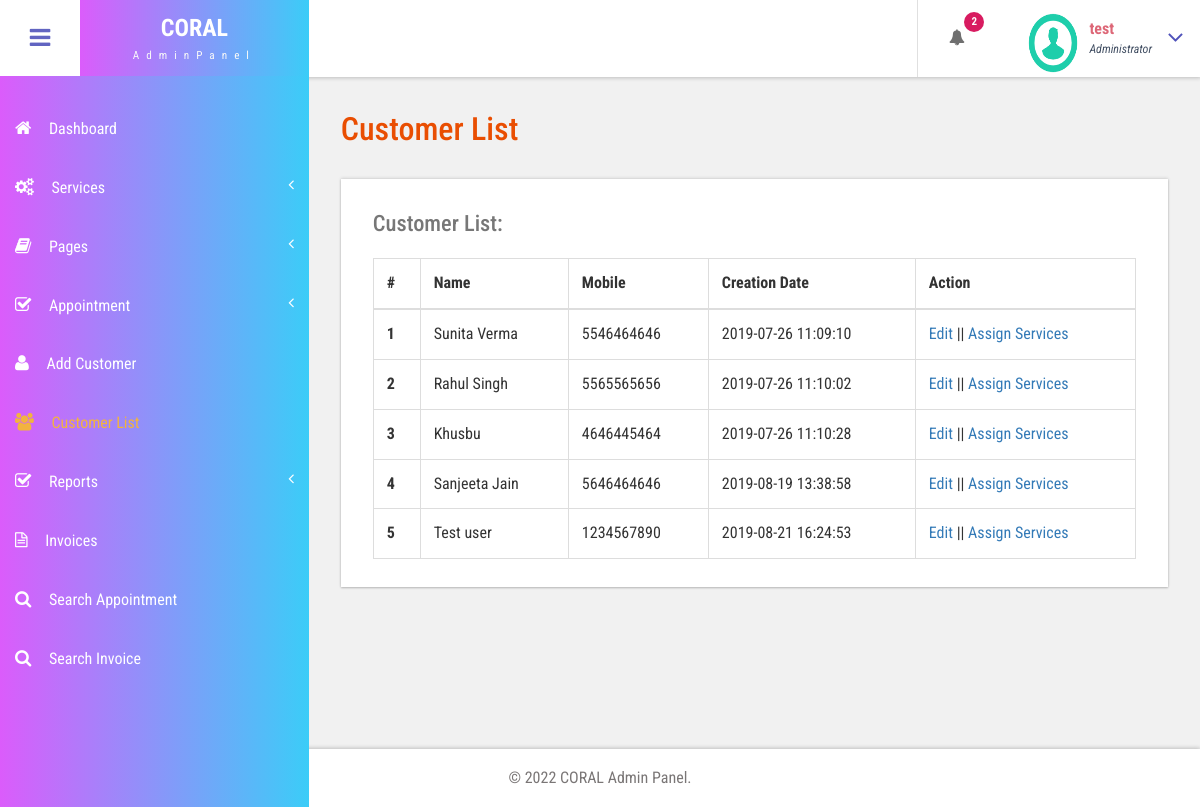
The app's page /admin/customer-list.php (signed in) with its own data.
### tables this page shows
CREATE TABLE `tblcustomers` (
  `ID` int(10) NOT NULL,
  `Name` varchar(120) DEFAULT NULL,
  `Email` varchar(200) DEFAULT NULL,
  `MobileNumber` bigint(11) DEFAULT NULL,
  `Gender` enum('Female','Male','Transgender') DEFAULT NULL,
  `Details` mediumtext DEFAULT NULL,
  `CreationDate` timestamp NULL DEFAULT current_timestamp(),
  `UpdationDate` timestamp NULL DEFAULT NULL ON UPDATE current_timestamp()
);

### admin/customer-list.php (the view, shortened to what this page needs)
<?php
include('includes/dbconnection.php');
if (strlen($_SESSION['bpmsaid']==0)) {
  header('location:logout.php');
  } else{
  ?>
<!DOCTYPE HTML>
<html>
<head>
<link href="css/bootstrap.css" rel='stylesheet' type='text/css' />
<link href="css/style.css" rel='stylesheet' type='text/css' />
<link href="css/font-awesome.css" rel="stylesheet">
<link href="css/animate.css" rel="stylesheet" type="text/css" media="all">
<link href="css/custom.css" rel="stylesheet">
</head>
<body class="cbp-spmenu-push">
	<div class="main-content">
		 <?php include_once('includes/sidebar.php');?>
		 <?php include_once('includes/header.php');?>
		<div id="page-wrapper">
			<div class="main-page">
				<div class="tables">
					<h3 class="title1">Customer List</h3>
					<div class="table-responsive bs-example widget-shadow">
						<h4>Customer List:</h4>
						<table class="table table-bordered"> <thead> <tr> <th>#</th> <th>Name</th> <th>Mobile</th> <th>Creation Date</th><th>Action</th> </tr> </thead> <tbody>
<?php
$ret=mysqli_query($con,"select *from  tblcustomers");
$cnt=1;
while ($row=mysqli_fetch_array($ret)) {
?>
						 <tr> <th scope="row"><?php echo $cnt;?></th> <td><?php  echo $row['Name'];?></td> <td><?php  echo $row['MobileNumber'];?></td><td><?php  echo $row['CreationDate'];?></td> <td><a href="edit-customer-detailed.php?editid=<?php echo $row['ID'];?>">Edit</a>  ||  <a href="add-customer-services.php?addid=<?php echo $row['ID'];?>">Assign Services</a></td> </tr>   <?php
$cnt=$cnt+1;
}?></tbody> </table>
					</div>
				</div>
			</div>
		</div>
		 <?php include_once('includes/footer.php');?>
	</div>
</body>
</html>
<?php }  ?>

### admin/includes/header.php (shortened to what this page needs)
<div class="sticky-header header-section ">
      <div class="header-left">
        <button id="showLeftPush"><i class="fa fa-bars"></i></button>
        <div class="logo">
          <a href="dashboard.php">
            <h1>CORAL</h1>
            <span>AdminPanel</span>
          </a>
        </div>
        <div class="clearfix"> </div>
      </div>
      <div class="header-right">
        <div class="profile_details_left">
          <ul class="nofitications-dropdown">
            <?php
$ret1=mysqli_query($con,"select ID,Name from  tblappointment where Status=''");
$num=mysqli_num_rows($ret1);
?>
            <li class="dropdown head-dpdn">
              <a href="#" class="dropdown-toggle" data-toggle="dropdown" aria-expanded="false"><i class="fa fa-bell"></i><span class="badge blue"><?php echo $num;?></span></a>
            </li>
          </ul>
          <div class="clearfix"> </div>
        </div>
        <div class="profile_details">
        <?php
$adid=$_SESSION['bpmsaid'];
$ret=mysqli_query($con,"select AdminName from tbladmin where ID='$adid'");
$row=mysqli_fetch_array($ret);
$name=$row['AdminName'];
?>
          <ul>
            <li class="dropdown profile_details_drop">
              <a href="#" class="dropdown-toggle" data-toggle="dropdown" aria-expanded="false">
                <div class="profile_img">
                  <span class="prfil-img"><img src="images/download (1).png" alt="" width="50" height="60"> </span>
                  <div class="user-name">
                    <p><?php echo $name; ?></p>
                    <span>Administrator</span>
                  </div>
                  <i class="fa fa-angle-down lnr"></i>
                  <div class="clearfix"></div>
                </div>
              </a>
            </li>
          </ul>
        </div>
      </div>
      <div class="clearfix"> </div>
    </div>

### admin/css/style.css (style rules this page uses)
h4, h5, h6, h1, h2, h3 { margin: 0; }
ul, ol { margin: 0; }
p { margin: 0; }
html, body { font-family: 'Roboto Condensed', sans-serif; font-size: 100%; overflow-x: hidden; background: #fff; }
body a { transition: 0.5s all ease; -webkit-transition: 0.5s all ease; -moz-transition: 0.5s all ease; -o-transition: 0.5s all ease; -ms-transition: 0.5s all ease; text-decoration:none; }
h1,h2,h3,h4,h5,h6 { margin:0; }
p { margin:0; }
ul,label { margin:0; padding:0; }
.main-content { position: relative; }
.sticky-header { position: fixed; top: 0; left:0px; width: 100%; z-index: 100; }
.header-section { background:#FFF; box-shadow: 1px 1px 4px rgba(0, 0, 0, 0.21); -webkit-box-shadow: 1px 1px 4px rgba(0, 0, 0, 0.21); -moz-box-shadow: 1px 1px 4px rgba(0, 0, 0, 0.21); -o-box-shadow: 1px 1px 4px rgba(0, 0, 0, 0.21); }
.header-section::after { clear: both; display: block; content: ''; }
.header-left { float: left; width: 45%; }
.header-right { float: right; }
button#showLeftPush { font-size: 1.5em; width: 80px; padding: 0.87em 0; text-align: center; cursor: pointer; float: left; color: #6F6F6F; -moz-transition: all 0.2s ease-out 0s; -webkit-transition: all 0.2s ease-out 0s; transition: all 0.2s ease-out 0s; border: none; background-color: #fff; outline:none; }
.cbp-spmenu-push { overflow-x: hidden; position: relative; }
.cbp-spmenu, .cbp-spmenu-push { -webkit-transition: all 0.3s ease; -moz-transition: all 0.3s ease; transition: all 0.3s ease; }
.cbp-spmenu-push div#page-wrapper { margin: 0 0 0 19.3em; transition:.5s all; -webkit-transition:.5s all; -moz-transition:.5s all; }
.fa { display: inline-block; font-family: FontAwesome; font-style: normal; font-weight: normal; line-height: 1; -webkit-font-smoothing: antialiased; -moz-osx-font-smoothing: grayscale; }
.logo { background-image: linear-gradient(270deg,#28daf7 -12%,#db5cfb 100%)!important; text-align: center; float: left; }
.logo a { padding: 0.9em 3.3em .7em; display: block; text-decoration: none; }
.logo a h1 { color: #fff; font-size: 1.5em; line-height: 1.2em; font-weight: 700; }
.logo a span { color: #F8F8F8; font-size: .7em; text-align: center; letter-spacing: 7px; }
.profile_details_left { float: left; }
li.dropdown.head-dpdn { display: inline-block; padding: 1.7em 0; border-left: 1px solid #E0E0E0; float: left; }
li.dropdown.head-dpdn a.dropdown-toggle { padding: 1.7em 2em; }
i.fa.fa-bell { color:#6F6F6F; }
.header-right span.badge { font-size: 11px; font-weight: bold; color: #FFF; background: #8BC34A; line-height: 15px; width: 20px; height: 20px; border-radius: 2em; -webkit-border-radius: 2em; -moz-border-radius: 2em; -o-border-radius: 2em; text-align: center; display: inline-block; position: absolute; top: 16%; padding: 2px 0 0; }
.header-right span.blue { background-color:#D81B60; }
.profile_details { float: right; }
.profile_details_drop a.dropdown-toggle { display:block; padding: 0.8em 3em 0 2em; }
.profile_img span.prfil-img { float:left; }
.user-name { float:left; margin-top:8px; margin-left:11px; height:35px; }
.profile_details ul li { list-style-type:none; position:relative; }
.profile_details li a i.fa.lnr { position: absolute; top: 34%; right: 8%; color: #4F52BA; font-size: 1.6em; }
.user-name p { font-size:1em; color:#DD6777; line-height:1em; font-weight:700; }
.user-name span { font-size: .75em; font-style: italic; color: #424f63; font-weight: normal; margin-top: .3em; }
.widget-shadow { background-color: #fff; box-shadow: 0 -1px 3px rgba(0,0,0,.12),0 1px 2px rgba(0,0,0,.24); -webkit-box-shadow: 0 -1px 3px rgba(0,0,0,.12),0 1px 2px rgba(0,0,0,.24); -moz-box-shadow: 0 -1px 3px rgba(0,0,0,.12),0 1px 2px rgba(0,0,0,.24); }
h3.title1 { font-size: 2em; color: #e94e02; margin-bottom: 0.8em; }
.table > thead > tr > th, .table > tbody > tr > th, .table > tfoot > tr > th, .table > thead > tr > td, .table > tbody > tr > td, .table > tfoot > tr > td { border-top: none; }
.tables h4 { font-size: 1.4em; margin-bottom: 1em; color: #777777; }
.tables .panel-body ,.tables .bs-example { padding: 2em 2em 0.5em; }
.tables .table > thead > tr > th, .tables .table > tbody > tr > th, .tables .table > tfoot > tr > th, .tables .table > thead > tr > td, .tables .table > tbody > tr > td, .tables .table > tfoot > tr > td { padding: 13px; border-top: 1px solid #E0E0E0; }
.bs-example { margin-top: 2em; }

### admin/css/custom.css (style rules this page uses)
#page-wrapper { padding:7em 2em 2.5em; background-color: #F1F1F1; }

### records on screen
tblcustomers: Name "Sunita Verma", MobileNumber "5546464646", CreationDate "2019-07-26 11:09:10"
tblcustomers: Name "Rahul Singh", MobileNumber "5565565656", CreationDate "2019-07-26 11:10:02"
tblcustomers: Name "Khusbu", MobileNumber "4646445464", CreationDate "2019-07-26 11:10:28"
tblcustomers: Name "Sanjeeta Jain", MobileNumber "5646464646", CreationDate "2019-08-19 13:38:58"
tblcustomers: Name "Test user", MobileNumber "1234567890", CreationDate "2019-08-21 16:24:53"

### other values on screen
$num "2"
$name "test"
